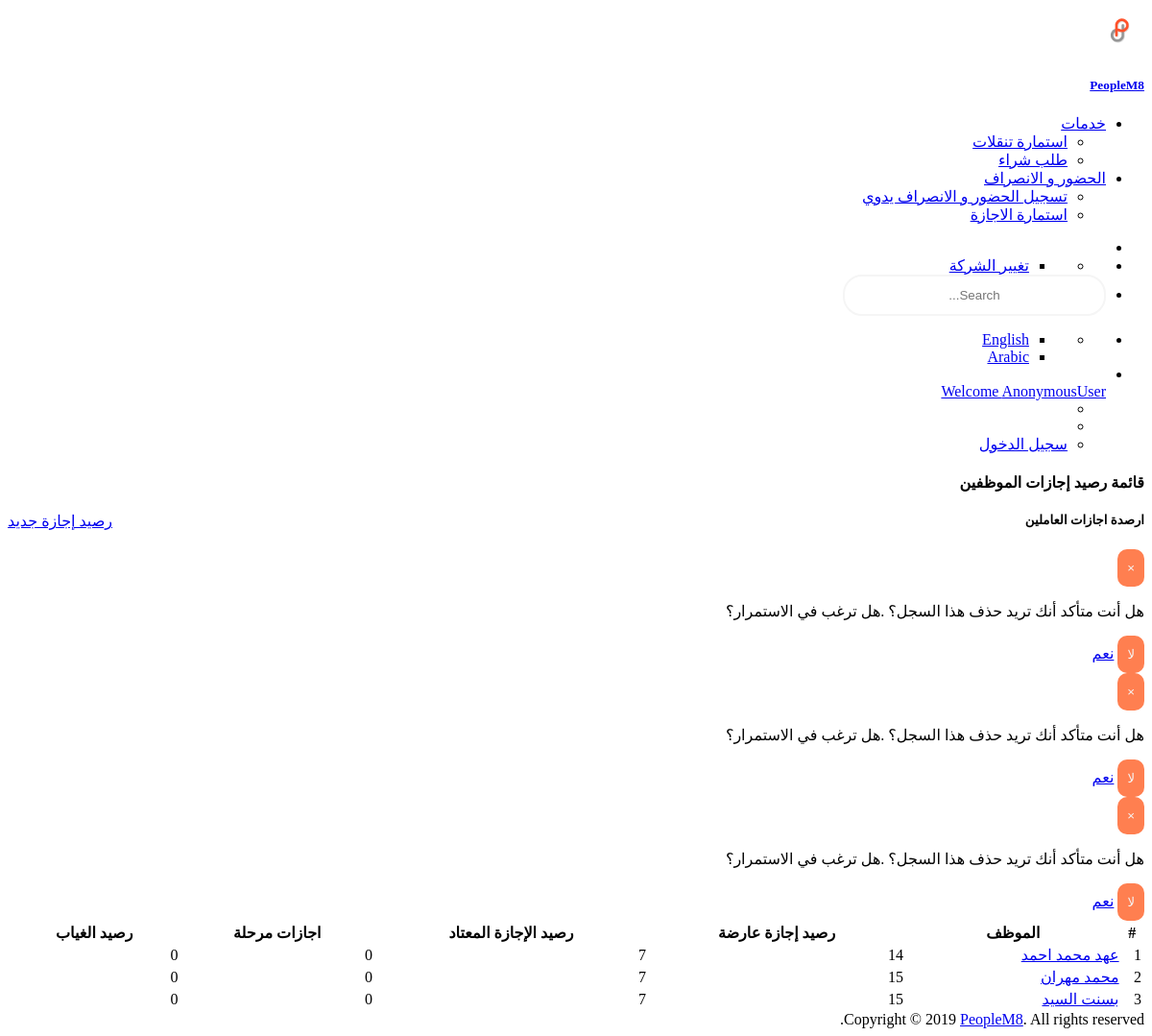
Before: /leave/leave-balance/ with the older database file.
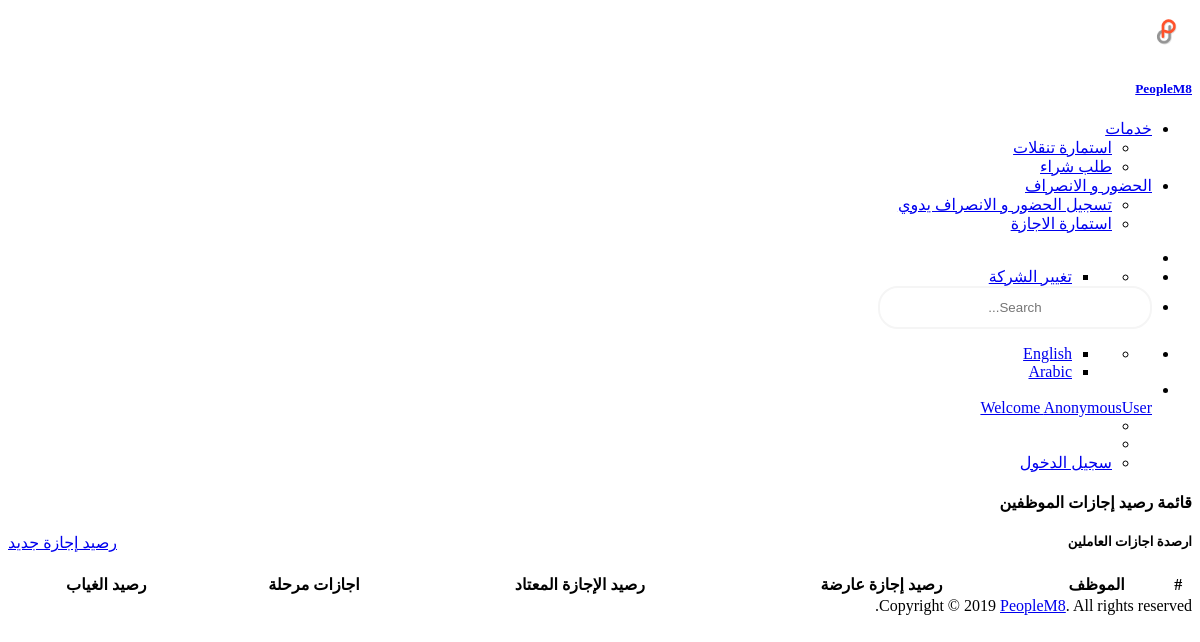
After: the same page with the newer database file.
### leave/models.py (models this page shows, shortened)
class Employee_Leave_balance(models.Model):
    employee = models.OneToOneField(Employee, on_delete=models.CASCADE)
    casual = models.PositiveSmallIntegerField()     # رصيد الاجازات الاعتيادية
    usual = models.PositiveSmallIntegerField()      # رصيد الاجازات العارضة
    carried_forward = models.PositiveSmallIntegerField()        # رصيد الاجازات المرحلة
    absence = models.PositiveSmallIntegerField()        # عدد ايايم الغياب
    created_by = models.ForeignKey(settings.AUTH_USER_MODEL, on_delete=models.CASCADE,
                                   blank=True, null=True, related_name='Leave_balance_created_by')
    creation_date = models.DateField(auto_now_add=True)
    last_update_by = models.ForeignKey(
        settings.AUTH_USER_MODEL, on_delete=models.CASCADE, blank=True, null=True, related_name='Leave_balance_last_updated_by')
    last_update_date = models.DateField(auto_now=True, blank=True, null=True,)

### employee/models.py (models this page shows, shortened)
class Employee(models.Model):
    identification_type_list = [("N", _("National Id")), ("P", _("Passport"))]
    gender_list = [("M", _("Male")), ("F", _("Female"))]
    social_status_list = [("M", _("Married")), ("S", _("Single"))]
    military_status_list = [("E", _("Exemption")), ("C", _("Complete the service")), ("P", _("Postponed"))]
    religion_list = [("M", _("Muslim")), ("C", _("Chrestin"))]
    emp_type_list = [("UP", _("Under Probation")), ("E", _("Employee")), ("EX", _("Ex-Employee")),
                     ("C", _("Contractor"))]
    user = models.ForeignKey(settings.AUTH_USER_MODEL, on_delete=models.CASCADE, blank=True, null=True,
                             related_name='employee_user')
    enterprise = models.ForeignKey(Enterprise, on_delete=models.CASCADE, related_name='enterprise_employee',
                                   verbose_name=_('Department'))
    emp_number = models.IntegerField(default=0, blank=True, null=True, verbose_name=_('Employee Number'))
    emp_type = models.CharField(max_length=30, choices=emp_type_list, null=True, blank=True,
                                verbose_name=_('Employee Type'))
    emp_name = models.CharField(max_length=60, verbose_name=_('Employee Name'))
    address1 = models.CharField(max_length=255, blank=True, null=True, verbose_name=_('address1'))
    address2 = models.CharField(max_length=255, blank=True, null=True, verbose_name=_('address2'))
    phone = models.CharField(max_length=255, blank=True, null=True, verbose_name=_('phone'))
    mobile = models.CharField(max_length=255, blank=True, null=True, verbose_name=_('mobile'))
    date_of_birth = models.DateField(auto_now=False, auto_now_add=False, blank=True, null=True,
                                     verbose_name=_('Birthdate'))
    hiredate = models.DateField(auto_now=False, auto_now_add=False, default=date.today, verbose_name=_('Hire Date'))
    email = models.EmailField(blank=True, null=True, verbose_name=_('email'))
    picture = models.ImageField(null=True, blank=True, verbose_name=_('picture'))
    is_active = models.BooleanField(blank=True, default=True, verbose_name=_('Is Active'))
    identification_type = models.CharField(max_length=5, choices=identification_type_list, null=True, blank=True,
                                           verbose_name=_('ID Type'))
    id_number = models.CharField(max_length=50, blank=True, null=True, verbose_name=_('ID Number'))
    place_of_birth = models.CharField(max_length=100, blank=True, null=True, verbose_name=_('Place of Birth'))
    nationality = models.CharField(max_length=20, blank=True, null=True, verbose_name=_('Nationality'))
    field_of_study = models.CharField(max_length=30, blank=True, null=True, verbose_name=_('Field of Study'))
    education_degree = models.CharField(max_length=30, blank=True, null=True, verbose_name=_('Eductaion Degree'))
    gender = models.CharField(max_length=5, choices=gender_list, null=True, blank=True, verbose_name=_('Gender'))
    social_status = models.CharField(max_length=5, choices=social_status_list, null=True, blank=True,
                                     verbose_name=_('Social Status'))
    military_status = models.CharField(max_length=5, choices=military_status_list, null=True, blank=True,
                                       verbose_name=_('Milatery Status'))
    religion = models.CharField(max_length=5, choices=religion_list, null=True, blank=True, verbose_name=_('Religion'))
    insured = models.BooleanField(verbose_name=_('Insured'))
    insurance_number = models.CharField(max_length=30, blank=True, null=True, verbose_name=_('Insurance Number'))
    insurance_date = models.DateField(auto_now=False, auto_now_add=False, blank=True, null=True,
                                      verbose_name=_('Insurance Date'))
    insurance_salary = models.FloatField(default=0.0, null=True, blank=True, verbose_name=_('Insurance Salary'))
    has_medical = models.BooleanField(verbose_name=_('Has Medical'))
    medical_number = models.CharField(max_length=30, blank=True, null=True, verbose_name=_('Medical Number'))
    medical_date = models.DateField(auto_now=False, auto_now_add=False, blank=True, null=True,
                                    verbose_name=_('Medical Date'))
    start_date = models.DateField(auto_now=False, auto_now_add=False, default=date.today, verbose_name=_('Start Date'))
    end_date = models.DateField(auto_now=False, auto_now_add=False, blank=True, null=True, verbose_name=_('End Date'))
    created_by = models.ForeignKey(settings.AUTH_USER_MODEL, blank=False, on_delete=models.CASCADE,
                                   related_name="emp_created_by")
    creation_date = models.DateField(auto_now=True, auto_now_add=False)
    last_update_by = models.ForeignKey(settings.AUTH_USER_MODEL, blank=True, null=True, on_delete=models.CASCADE)
    last_update_date = models.DateField(auto_now=False, auto_now_add=True)
    def __str__(self):
        return self.emp_name

### leave/views.py (the view)
# urls.py: path('leave-balance/', views.Elmplyees_Leave_Balance.as_view(), name='leave-balance'),
class Elmplyees_Leave_Balance(ListView):
    model = Employee_Leave_balance
    context_object_name = 'employee_leave_balance_list'
    template_name = 'leave_balance_list.html'

### leave/templates/leave_balance_list.html (shortened to what this page needs)
{% extends "master.html" %}
{% load staticfiles %}
{% load crispy_forms_tags %}
{% load l10n %}
{% load i18n %}
{% block body %}
<div class="row" style="margin-left:0px;">
  <div class="col-md-8">
    <h4 class="c-grey-900">{% trans "Employee Leaves Balance List" %}</h4>
  </div>
  <div class="col-md-4">
    <div class="gap-10 peers {% if LANGUAGE_BIDI %} push-left {% else %} push-right {% endif %}">
      <div class="peer">
        <a href="{% url 'leave:leave-balance-create' %}" class="btn cur-p btn-primary">{% trans "New Leave Balance" %}</a>
      </div>
    </div>
  </div>
</div>
<div class="container-fluid">
  <div class="row" style="margin-left:0px;">
    <div class="col-md-12">
      <div class="bgc-white bd bdrs-3 p-20 mB-20">
        <table class="table table-striped table-bordered" id="dataTable" width="100%">
          <h5><strong>{% trans "Employee Balance List" %}</strong></h5>
          <thead>
            <tr>
              <th>#</th>
              <th>{% trans "Employee" %}</th>
              <th>{% trans "Casual Leave Balance" %}</th>
              <th>{% trans "Usual Leave Balance" %}</th>
              <th>{% trans "Leaves Carried Forward" %}</th>
              <th>{% trans "Absence Balance" %}</th>
            </tr>
          </thead>
          <tbody>
            {% for i in employee_leave_balance_list %}
            <tr>
              <td>{{ forloop.counter }}</td>
              <td><a href="{% url 'leave:employee-leave-list' employee_id=i.employee.id %}">{{i.employee}}</a></td>
              <td>{{i.casual}}</td>
              <td>{{i.usual}}</td>
              <td>{{i.carried_forward}}</td>
              <td>{{i.absence}}</td>
            </tr>
            <div class="modal fade in" id="delete-modal{{i.id}}" tabindex="-1" role="dialog" aria-labelledby="delete-modal" aria-hidden="true">
              <div class="modal-header">
                <button type="button" class="close" data-dismiss="modal">×</button>
                <div class="modal-dialog">
                  <div class="modal-content">
                    <div class="modal-body">
                      <p>{% trans "You are about to delete a record " %} {{i.leavetype}}.{% trans "Do you want to continue?" %} </p>
                      <button type="button" class="btn btn-secondary" data-dismiss="modal">{% trans "No" %}</button>
                      <a href="{% url 'leave:del_leave' i.id %}" class="btn btn-danger" type="button">{% trans "Yes" %}</a>
                    </div>
                  </div>
                </div>
              </div>
            </div>
            {% endfor %}
          </tbody>
        </table>
      </div>
    </div>
  </div>
</div>
{% endblock body %}

### MashreqPayroll/templates/master.html (shortened to what this page needs)
<!DOCTYPE html>
{% load staticfiles %}
{% load i18n %}
{% load l10n %}
{% get_current_language as LANGUAGE_CODE %}
{% get_current_language_bidi as LANGUAGE_BIDI %}
<html  {% if LANGUAGE_BIDI %} dir="rtl" {% else %} dir="ltr" {% endif %}>
<head>
  <link rel="stylesheet" href="https://cdnjs.cloudflare.com/ajax/libs/flatpickr/4.2.3/flatpickr.css">
  <link rel="stylesheet" href="https://cdnjs.cloudflare.com/ajax/libs/flatpickr/4.2.3/themes/dark.css">
  <link href="//cdn.rawgit.com/Eonasdan/bootstrap-datetimepicker/e8bddc60e73c1ec2475f827be36e1957af72e2ea/build/css/bootstrap-datetimepicker.css" rel="stylesheet">
  {% if LANGUAGE_BIDI %}
  <link href="{% static 'css/style-main-ar.css'%}" rel="stylesheet">
  {% else %}
  <link href="{% static 'css/style-main-en.css'%}" rel="stylesheet">
  {% endif %}
  <link href="{% static 'css/style.css'%}" rel="stylesheet">
  <link href="{% static 'css/import.css'%}" rel="stylesheet">
</head>
<body class="app">
  <div>
    <div class="sidebar">
      {% if request.user.employee_type == 'A'%}
        {% include 'side_bar.html' %}
      {% else %}
        {% include 'side_nav_user.html' %}
      {% endif %}
    </div>
    <div class="page-container">
      <div class="header navbar">
        {% include 'top_nav.html' %}
      </div>
      <main class="main-content bgc-grey-100">
        <div id="mainContent">
            {% block body %}
            {% endblock body %}
        </div>
      </main>
      {% include 'footer.html' %}
    </div>
  </div>
</body>
</html>

### MashreqPayroll/templates/side_nav_user.html (shortened to what this page needs)
{% load i18n %}
{% load l10n %}
{% load staticfiles %}
<div class="sidebar-inner">
  <div class="sidebar-logo">
    <div class="peers ai-c fxw-nw">
      <div class="peer peer-greed">
        <a class="sidebar-link td-n" href="{% url 'home:homepage' %}">
          <div class="peers ai-c fxw-nw">
            <div class="peer">
              <div class="logo"><img src="{% static 'assets/static/images/logo.png' %}" alt=""></div>
            </div>
            <div class="peer peer-greed">
              <h5 class="lh-1 mB-0 logo-text">PeopleM8</h5>
            </div>
          </div>
        </a>
      </div>
    </div>
  </div>
  <ul class="sidebar-menu scrollable pos-r">
    <li class="nav-item dropdown">
      <a class="dropdown-toggle" href="javascript:void(0);"><span class="title">{% trans "Services" %}</span> <span class="arrow"></span></a>
      <ul class="dropdown-menu">
        <li><a class="sidebar-link" href="{% url 'service:services_list' %}">{% trans 'Bussiness Travel Form'%}</a></li>
        <li><a class="sidebar-link" href="{% url 'service:purchase-request-list' %}">{% trans 'Purchase Request Form'%}</a></li>
      </ul>
    </li>
    <li class="nav-item dropdown">
      <a class="dropdown-toggle" href="javascript:void(0);"><span class="title">{% trans "Attendance" %}</span> </a>
      <ul class="dropdown-menu">
        <li><a class="sidebar-link" href="{% url 'attendance:user-list-attendance' %}">{% trans 'Manual Attendance'%}</a></li>
        <li><a class="sidebar-link" href="{% url 'leave:list_leave' %}">{% trans 'Leave Form'%}</a></li>
      </ul>
    </li>
  </ul>
</div>

### MashreqPayroll/templates/messages.html (shortened to what this page needs)
{% load staticfiles %}
{% load i18n %}
{% load l10n %}

### MashreqPayroll/templates/top_nav.html (shortened to what this page needs)
{% load staticfiles %}
{% load i18n %}
{% load l10n %}
{% get_current_language_bidi as LANGUAGE_BIDI %}
<div class="header-container">
  <ul class="{% if LANGUAGE_BIDI %} nav-right {% else %} nav-left {% endif %}">
    <li><a id="sidebar-toggle" class="sidebar-toggle" href="javascript:void(0);"></a></li>
    <li class="notifications dropdown">
      <ul class="dropdown-menu" style="min-width: 125px;">
        <li>
          <ul class="dropdown-menu p-5 fsz-sm" style="position: relative;">
            <li><a href="{% url 'company:user-companies-list' %}" class="d-b td-n pY-5 bgcH-grey-100 c-grey-700">{% trans "Change Company" %}</a></li>
          </ul>
        </li>
      </ul>
    </li>
    <li class="search-input"><input class="form-control" type="text" placeholder="Search..."></li>
  </ul>
  <ul class="{% if LANGUAGE_BIDI %} nav-left {% else %} nav-right {% endif %}">
    <li class="notifications dropdown">
      <ul class="dropdown-menu" style="min-width: 125px;">
        <li>
          <ul class="ovY-a pos-r scrollable lis-n p-0 m-0 fsz-sm">
            <li><a href="{% url 'home:en' %}" class="peers fxw-nw td-n p-20 bdB c-grey-800 cH-blue bgcH-grey-100">English</a></li>
            <li><a href="{% url 'home:ar' %}" class="peers fxw-nw td-n p-20 bdB c-grey-800 cH-blue bgcH-grey-100">Arabic</a></li>
          </ul>
        </li>
      </ul>
    </li>
    <li class="dropdown">
      <a href="#" class="dropdown-toggle no-after peers fxw-nw ai-c lh-1" data-toggle="dropdown">
        <div class="peer mR-10"><img class="w-2r bdrs-50p" src="#" alt=""></div>
        <div class="peer"><span class="fsz-sm c-grey-900">Welcome {{request.user}}</span></div>
      </a>
      <ul class="dropdown-menu fsz-sm">
        <li>
        </li>
        <li role="separator" class="divider"></li>
        {% if user.is_authenticated %}
        <li>
          <a href="{% url 'home:logout' %}" class="d-b td-n pY-5 bgcH-grey-100 c-grey-700">
            <i class="ti-power-off mR-10"></i> <span>{% trans "Log out" %}</span>
          </a>
        </li>
        {% else %}
        <li>
          <a href="{% url 'home:user-login' %}" class="d-b td-n pY-5 bgcH-grey-100 c-grey-700">
             <span>{% trans "Log in" %}</span>
          </a>
        </li>
        {% endif %}
      </ul>
    </li>
  </ul>
</div>

### MashreqPayroll/templates/footer.html (shortened to what this page needs)
{% load staticfiles %}
<footer class="bdT ta-c p-30 lh-0 fsz-sm c-grey-600">
  <span>Copyright © 2019 <a href="https://peoplem8.com/" target="_blank" title="PeopleM8">PeopleM8</a>. All rights reserved.</span>
</footer>

### MashreqPayroll/static/css/style-main-ar.css (style rules this page uses)
body { text-align: right !important; }
img { width: 50px; border-radius: 50px; }
input { border: 2px solid whitesmoke; border-radius: 20px; padding: 12px 10px; text-align: center; width: 250px; }
.push-left { float: left; }
.main-content { text-align: right; direction: rtl; }
article, aside, details, figcaption, figure, footer, header, hgroup, main, nav, section, summary { display: block; }

### MashreqPayroll/static/css/style.css (style rules this page uses)
th { text-align: center; }

Changed rows visible on the page:
removed Employee_Leave_balance: employee "عهد محمد احمد", casual "14", usual "7", carried_forward "0", absence "0"
removed Employee_Leave_balance: employee "محمد مهران", casual "15", usual "7", carried_forward "0", absence "0"
removed Employee_Leave_balance: employee "بسنت السيد", casual "15", usual "7", carried_forward "0", absence "0"
